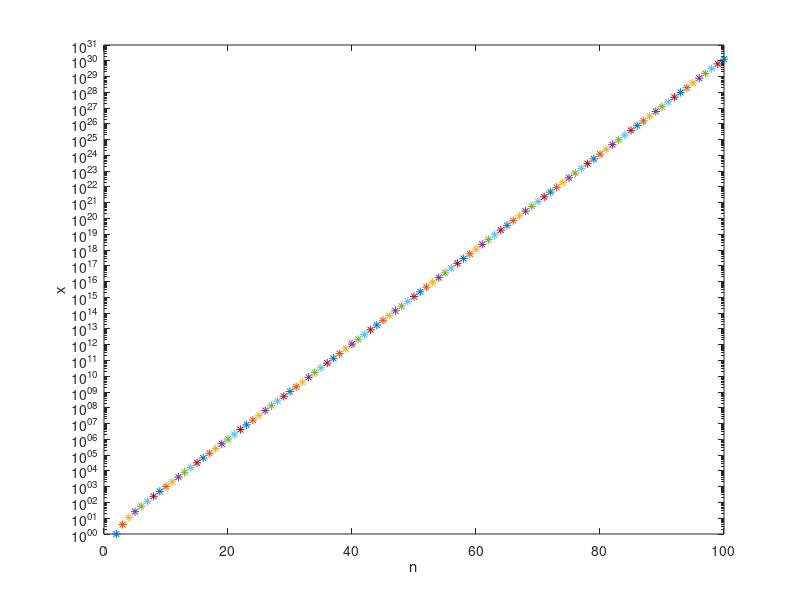

The MATLAB source for this figure:
x0 = 0;
x1 = x0;
for n=2:100
    x = (3*x1) - (2*x0) + 1;
    x0 = x1;
    x1 = x;
    semilogy(n,x,'-*');
    hold on;
end
xlabel('n');
ylabel('x');